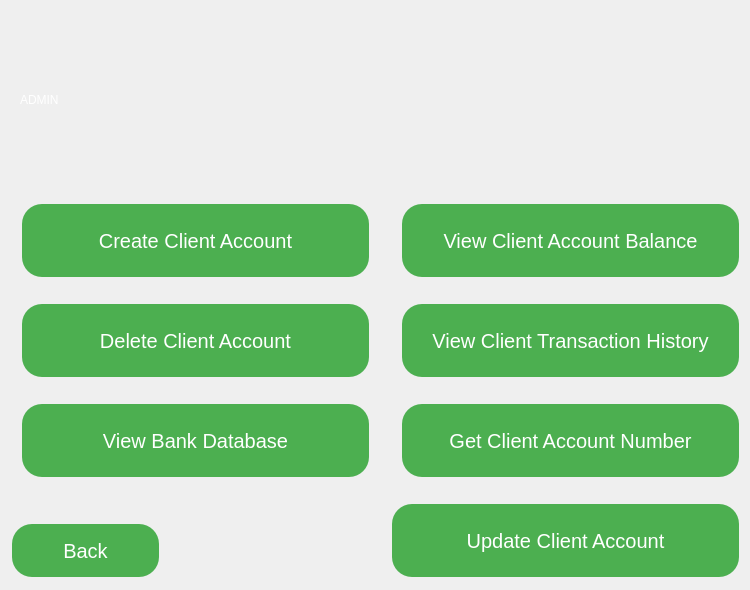
    <widget class="QWidget" name="Admin">
     <widget class="QLabel" name="Adminlabel">
      <property name="geometry">
       <rect>
        <x>20</x>
        <y>70</y>
        <width>501</width>
        <height>61</height>
       </rect>
      </property>
      <property name="styleSheet">
       <string notr="true">font: 700 30pt &quot;Segoe UI&quot;;
color: rgb(255, 255, 255);</string>
      </property>
      <property name="text">
       <string>&lt;html&gt;&lt;head/&gt;&lt;body&gt;&lt;p&gt;ADMIN&lt;/p&gt;&lt;/body&gt;&lt;/html&gt;</string>
      </property>
     </widget>
     <widget class="QPushButton" name="pB_AddAccount">
      <property name="geometry">
       <rect>
        <x>20</x>
        <y>200</y>
        <width>351</width>
        <height>81</height>
       </rect>
      </property>
      <property name="styleSheet">
       <string notr="true">background-color: #4CAF50; 
font: 700 20pt &quot;Segoe UI&quot;;
        border: none;
                   color: white;
                   padding: 15px 20px;
                   text-align: center;
                   text-decoration: none;
                   display: inline-block;
                   font-size: 20px;
                   margin: 4px 2px;
                   border-radius: 20px; 

</string>
      </property>
      <property name="text">
       <string>Create Client Account</string>
      </property>
     </widget>
     <widget class="QPushButton" name="pB_AdminGetAccountNumber">
      <property name="geometry">
       <rect>
        <x>400</x>
        <y>400</y>
        <width>341</width>
        <height>81</height>
       </rect>
      </property>
      <property name="styleSheet">
       <string notr="true">background-color: #4CAF50; 
font: 700 20pt &quot;Segoe UI&quot;;
        border: none;
                   color: white;
                   padding: 15px 20px;
                   text-align: center;
                   text-decoration: none;
                   display: inline-block;
                   font-size: 20px;
                   margin: 4px 2px;
                   border-radius: 20px; 

</string>
      </property>
      <property name="text">
       <string>Get Client Account Number</string>
      </property>
     </widget>
     <widget class="QLabel" name="label_4">
      <property name="geometry">
       <rect>
        <x>520</x>
        <y>10</y>
        <width>221</width>
        <height>201</height>
       </rect>
      </property>
      <property name="text">
       <string/>
      </property>
      <property name="pixmap">
       <pixmap resource="resources.qrc">:/images/logo.png</pixmap>
      </property>
      <property name="scaledContents">
       <bool>true</bool>
      </property>
     </widget>
     <widget class="QPushButton" name="pB_DeleteAccount">
      <property name="geometry">
       <rect>
        <x>20</x>
        <y>300</y>
        <width>351</width>
        <height>81</height>
       </rect>
      </property>
      <property name="styleSheet">
       <string notr="true">background-color: #4CAF50; 
font: 700 20pt &quot;Segoe UI&quot;;
        border: none;
                   color: white;
                   padding: 15px 20px;
                   text-align: center;
                   text-decoration: none;
                   display: inline-block;
                   font-size: 20px;
                   margin: 4px 2px;
                   border-radius: 20px; 

</string>
      </property>
      <property name="text">
       <string>Delete Client Account</string>
      </property>
     </widget>
     <widget class="QPushButton" name="pBAdminBack">
      <property name="geometry">
       <rect>
        <x>10</x>
        <y>520</y>
        <width>151</width>
        <height>61</height>
       </rect>
      </property>
      <property name="styleSheet">
       <string notr="true">background-color: #4CAF50; 
font: 700 20pt &quot;Segoe UI&quot;;
        border: none;
                   color: white;
                   padding: 15px 20px;
                   text-align: center;
                   text-decoration: none;
                   display: inline-block;
                   font-size: 20px;
                   margin: 4px 2px;
                   border-radius: 20px; 

</string>
      </property>
      <property name="text">
       <string>Back</string>
      </property>
     </widget>
     <widget class="QPushButton" name="pB_AdminGetAccountBalance">
      <property name="geometry">
       <rect>
        <x>400</x>
        <y>200</y>
        <width>341</width>
        <height>81</height>
       </rect>
      </property>
      <property name="styleSheet">
       <string notr="true">background-color: #4CAF50; 
font: 700 20pt &quot;Segoe UI&quot;;
        border: none;
                   color: white;
                   padding: 15px 20px;
                   text-align: center;
                   text-decoration: none;
                   display: inline-block;
                   font-size: 20px;
                   margin: 4px 2px;
                   border-radius: 20px; 

</string>
      </property>
      <property name="text">
       <string>View Client Account Balance</string>
      </property>
     </widget>
     <widget class="QPushButton" name="pB_AdminViewTransactionHistory">
      <property name="geometry">
       <rect>
        <x>400</x>
        <y>300</y>
        <width>341</width>
        <height>81</height>
       </rect>
      </property>
      <property name="styleSheet">
       <string notr="true">background-color: #4CAF50; 
font: 700 20pt &quot;Segoe UI&quot;;
        border: none;
                   color: white;
                   padding: 15px 20px;
                   text-align: center;
                   text-decoration: none;
                   display: inline-block;
                   font-size: 20px;
                   margin: 4px 2px;
                   border-radius: 20px; 

</string>
      </property>
      <property name="text">
       <string>View Client Transaction History</string>
      </property>
     </widget>
     <widget class="QPushButton" name="pB_ViewBankDatabase">
      <property name="geometry">
       <rect>
        <x>20</x>
        <y>400</y>
        <width>351</width>
        <height>81</height>
       </rect>
      </property>
      <property name="styleSheet">
       <string notr="true">background-color: #4CAF50; 
font: 700 20pt &quot;Segoe UI&quot;;
        border: none;
                   color: white;
                   padding: 15px 20px;
                   text-align: center;
                   text-decoration: none;
                   display: inline-block;
                   font-size: 20px;
                   margin: 4px 2px;
                   border-radius: 20px; 

</string>
      </property>
      <property name="text">
       <string>View Bank Database</string>
      </property>
     </widget>
     <widget class="QPushButton" name="pB_UpdateClientAccount">
      <property name="geometry">
       <rect>
        <x>390</x>
        <y>500</y>
        <width>351</width>
        <height>81</height>
       </rect>
      </property>
      <property name="styleSheet">
       <string notr="true">background-color: #4CAF50; 
font: 700 20pt &quot;Segoe UI&quot;;
        border: none;
                   color: white;
                   padding: 15px 20px;
                   text-align: center;
                   text-decoration: none;
                   display: inline-block;
                   font-size: 20px;
                   margin: 4px 2px;
                   border-radius: 20px; 

</string>
      </property>
      <property name="text">
       <string>Update Client Account</string>
      </property>
     </widget>
    </widget>
